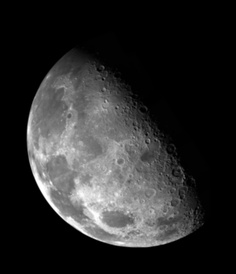
#> input picture 实验/第三章/图 a.jpg, 236 x 274 px, shrunk from 464 x 538 before the run
$ python '作业1_直方图均衡化.py'
#> lines starting #> are read from the running program, lines starting #| are printed output that depends on the picture
#!/usr/bin/env python
# -*- coding: utf-8 -*-
"""
作业1: 直方图均衡化
实现直方图均衡化算法，展示原始图像、直方图、转换函数和增强结果
"""

import numpy as np
import matplotlib.pyplot as plt
from PIL import Image
import os
import matplotlib

# 设置中文字体 - 使用更可靠的方法
matplotlib.rcParams['font.sans-serif'] = ['SimSong']
matplotlib.rcParams['font.family'] = 'sans-serif'
matplotlib.rcParams['axes.unicode_minus'] = False


def calculate_histogram(image):
    """
    计算图像直方图

    Args:
        image: 灰度图像 (H, W) numpy数组

    Returns:
        hist: 直方图数组 (256,)
        bins: 灰度级bins (256,)
    """
    hist, bins = np.histogram(image.flatten(), bins=256, range=(0, 256))
    bins = bins[:-1].astype(int)  # 使用左边界作为bin值
    return hist, bins


def histogram_equalization(image):
    """
    执行直方图均衡化

    Args:
        image: 灰度图像 (H, W) numpy数组

    Returns:
        equalized: 均衡化后的图像
        transform_func: 转换函数 (256,) - CDF映射
    """
    # 计算直方图
    hist, _ = calculate_histogram(image)

    # 计算概率密度函数 (PDF)
    total_pixels = image.shape[0] * image.shape[1]
    pdf = hist / total_pixels

    # 计算累积分布函数 (CDF)
    cdf = np.cumsum(pdf)

    # 归一化CDF到[0, 255]范围，这就是转换函数
    transform_func = np.round(cdf * 255).astype(np.uint8)

    # 应用转换函数进行像素映射
    equalized = transform_func[image]

    return equalized, transform_func


def load_image(image_path):
    """
    加载图像并转换为灰度图

    Args:
        image_path: 图像文件路径

    Returns:
        image: 灰度图像numpy数组
    """
    if not os.path.exists(image_path):
        raise FileNotFoundError(f"图像文件不存在: {image_path}")

    # 使用PIL加载图像
    img = Image.open(image_path)

    # 转换为灰度图
    if img.mode != 'L':
        img = img.convert('L')

    # 转换为numpy数组
    image = np.array(img)

    return image


def visualize_histogram_equalization(original, hist_orig, transform_func,
                                     enhanced, hist_enhanced):
    """
    可视化直方图均衡化结果

    Args:
        original: 原始图像
        hist_orig: 原始直方图
        transform_func: 转换函数
        enhanced: 增强后的图像
        hist_enhanced: 增强后的直方图
    """
    fig = plt.figure(figsize=(16, 10))
    gs = fig.add_gridspec(2, 3, hspace=0.3, wspace=0.3)

    fig.suptitle('直方图均衡化结果', fontsize=16, fontweight='bold')

    # 第一行：原始图像、原始直方图、转换函数
    # 原始图像
    ax1 = fig.add_subplot(gs[0, 0])
    ax1.imshow(original, cmap='gray', vmin=0, vmax=255)
    ax1.set_title('Original Image', fontsize=12, fontweight='bold')
    ax1.axis('off')

    # 原始直方图
    ax2 = fig.add_subplot(gs[0, 1])
    # 使用线条而不是柱状图，更容易看清集中的分布
    ax2.plot(range(256), hist_orig, color='gray', linewidth=1.5)
    ax2.fill_between(range(256), hist_orig, alpha=0.3, color='gray')
    ax2.set_title('Original Histogram', fontsize=12, fontweight='bold')
    ax2.set_xlabel('Gray Level')
    ax2.set_ylabel('Pixel Count')
    ax2.set_xlim([0, 255])
    # 自动调整y轴范围以显示数据
    if hist_orig.max() > 0:
        ax2.set_ylim([0, hist_orig.max() * 1.1])
    ax2.grid(True, alpha=0.3)

    # 添加灰度值分布范围的注释
    nonzero_indices = np.where(hist_orig > 0)[0]
    if len(nonzero_indices) > 0:
        min_gray = nonzero_indices[0]
        max_gray = nonzero_indices[-1]
        range_text = f'Range: [{min_gray}, {max_gray}]'
        ax2.text(0.98, 0.98, range_text, transform=ax2.transAxes,
                fontsize=9, verticalalignment='top', horizontalalignment='right',
                bbox=dict(boxstyle='round', facecolor='yellow', alpha=0.5))

    # 转换函数 (CDF)
    ax3 = fig.add_subplot(gs[0, 2])
    ax3.plot(range(256), transform_func, 'b-', linewidth=2)
    ax3.set_title('Transform Function (CDF)', fontsize=12, fontweight='bold')
    ax3.set_xlabel('Input Gray Level')
    ax3.set_ylabel('Output Gray Level')
    ax3.set_xlim([0, 255])
    ax3.set_ylim([0, 255])
    ax3.grid(True, alpha=0.3)

    # 第二行：增强图像、增强直方图（占两列）
    # 增强图像
    ax4 = fig.add_subplot(gs[1, 0])
    ax4.imshow(enhanced, cmap='gray', vmin=0, vmax=255)
    ax4.set_title('Equalized Image', fontsize=12, fontweight='bold')
    ax4.axis('off')

    # 增强直方图（占两列）
    ax5 = fig.add_subplot(gs[1, 1:])
    # 使用线条而不是柱状图，更容易看清分布
    ax5.plot(range(256), hist_enhanced, color='blue', linewidth=1.5)
    ax5.fill_between(range(256), hist_enhanced, alpha=0.3, color='blue')
    ax5.set_title('Equalized Histogram (More Uniform Distribution)', fontsize=12, fontweight='bold')
    ax5.set_xlabel('Gray Level')
    ax5.set_ylabel('Pixel Count')
    ax5.set_xlim([0, 255])
    # 自动调整y轴范围以显示数据
    if hist_enhanced.max() > 0:
        ax5.set_ylim([0, hist_enhanced.max() * 1.1])
    ax5.grid(True, alpha=0.3)

    # 添加灰度值分布范围的注释
    nonzero_indices = np.where(hist_enhanced > 0)[0]
    if len(nonzero_indices) > 0:
        min_gray = nonzero_indices[0]
        max_gray = nonzero_indices[-1]
        range_text = f'Range: [{min_gray}, {max_gray}]'
        ax5.text(0.98, 0.98, range_text, transform=ax5.transAxes,
                fontsize=9, verticalalignment='top', horizontalalignment='right',
                bbox=dict(boxstyle='round', facecolor='lightblue', alpha=0.5))

    # 添加统计信息作为文本注释
    stats_text = f'Original: mean={np.mean(original):.1f}, std={np.std(original):.1f} | '
    stats_text += f'Equalized: mean={np.mean(enhanced):.1f}, std={np.std(enhanced):.1f}'
    fig.text(0.5, 0.02, stats_text, ha='center', fontsize=10,
             bbox=dict(boxstyle='round', facecolor='wheat', alpha=0.5))

    return fig


def main():
    """主程序"""
    print("=" * 60)
    print("作业1: 直方图均衡化")
    print("=" * 60)

    # 图像路径
    image_path = "../图 a.jpg"
    output_dir = "../输出结果/作业1_直方图均衡化"

    # 创建输出目录
    os.makedirs(output_dir, exist_ok=True)

    try:
        # 1. 加载图像
        print(f"\n1. 加载图像: {image_path}")
        original = load_image(image_path)
#> in load_image, img is the input picture: PIL image 236x274 L; min 0, max 255, mean 42.6
        print(f"   图像尺寸: {original.shape}")
#|    图像尺寸: (274, 236)

        # 2. 计算原始直方图
        print("\n2. 计算原始图像直方图")
        hist_orig, bins = calculate_histogram(original)
#> in calculate_histogram, `hist, bins = np.histogram(image.flatten(), bins=256, range=(0, 256))`: hist = 256 values, max 36291 at index 0, min 8 at index 246, mean 252.6; bins = 257 values from 0 to 256
#> in calculate_histogram, `bins = bins[:-1].astype(int)`: bins = 256 values from 0 to 255
#> hist_orig has the same summary as hist in calculate_histogram; bins = 256 values from 0 to 255

        # 3. 执行直方图均衡化
        print("\n3. 执行直方图均衡化")
        enhanced, transform_func = histogram_equalization(original)
#> in histogram_equalization, `pdf = hist / total_pixels`: pdf = 256 values, max 0.561 at index 0, min 0.000124 at index 246, mean 0.00391
#> in histogram_equalization, `cdf = np.cumsum(pdf)`: cdf = 256 values from 0.561 to 1
#> in histogram_equalization, `transform_func = np.round(cdf * 255).astype(np.uint8)`: transform_func = 256 values from 143 to 255
#> in histogram_equalization, `equalized = transform_func[image]`:
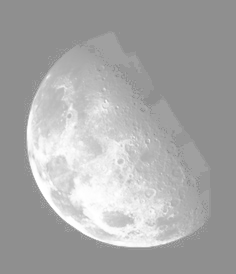
#> equalized: shape (274, 236); min 143, max 255, mean 168
#> transform_func = 256 values from 143 to 255

        # 4. 计算增强后的直方图
        print("\n4. 计算增强后图像直方图")
        hist_enhanced, _ = calculate_histogram(enhanced)
#> hist_enhanced = 256 values, max 36291 at index 143, min 0 at index 0, mean 252.6

        # 5. 可视化结果
        print("\n5. 生成可视化结果")
        fig = visualize_histogram_equalization(
            original, hist_orig, transform_func,
            enhanced, hist_enhanced
        )
#> in visualize_histogram_equalization, `nonzero_indices = np.where(hist_orig > 0)[0]`: nonzero_indices = 256 values from 0 to 255
#> in visualize_histogram_equalization, `min_gray = nonzero_indices[0]`: min_gray = 0
#> in visualize_histogram_equalization, `max_gray = nonzero_indices[-1]`: max_gray = 255
#> in visualize_histogram_equalization, `range_text = f'Range: [{min_gray}, {max_gray}]'`: range_text = 'Range: [0, 255]'
#> in visualize_histogram_equalization, `nonzero_indices = np.where(hist_enhanced > 0)[0]`: nonzero_indices = 98 values from 143 to 255
#> in visualize_histogram_equalization, `min_gray = nonzero_indices[0]`: min_gray = 143
#> in visualize_histogram_equalization, `range_text = f'Range: [{min_gray}, {max_gray}]'`: range_text = 'Range: [143, 255]'
#> in visualize_histogram_equalization, `stats_text = f'Original: mean={np.mean(original):.1f}, std={np.std(ori..`: stats_text = 'Original: mean=42.6, std=64.4 | '

        # 6. 保存结果
        print("\n6. 保存结果")

        # 保存增强图像
        enhanced_img = Image.fromarray(enhanced)
        enhanced_path = os.path.join(output_dir, "增强图像.png")
        enhanced_img.save(enhanced_path)
        print(f"   增强图像已保存: {enhanced_path}")

        # 保存可视化结果
        result_path = os.path.join(output_dir, "完整结果.png")
        fig.savefig(result_path, dpi=150, bbox_inches='tight')
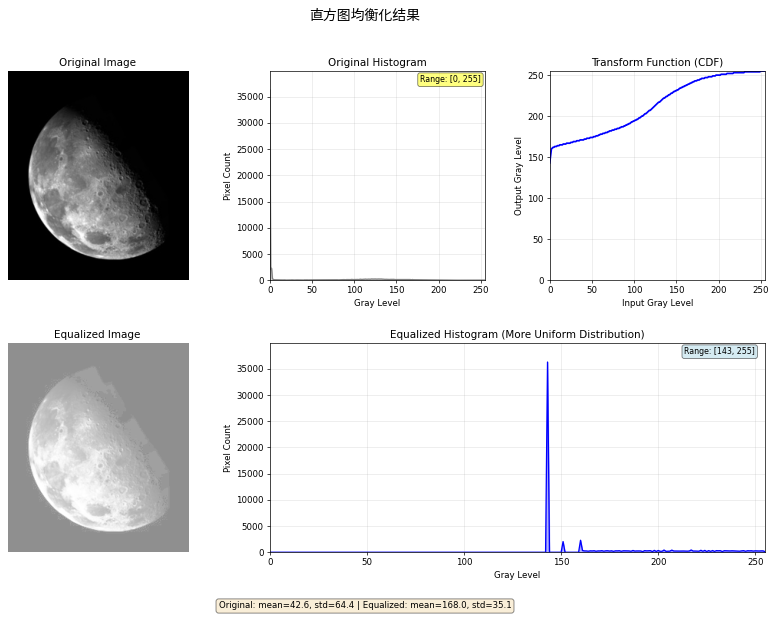
#> figure drawn by matplotlib, 5 panels; panel 2: curve peaks at x = 0, y = 36291; panel 3: curve peaks at x = 250, y = 255; panel 5: curve peaks at x = 143, y = 36291
        print(f"   完整结果已保存: {result_path}")

        print("\n" + "=" * 60)
        print("处理完成！")
        print("=" * 60)

        # 显示图像
        plt.show()

    except Exception as e:
        print(f"\n错误: {e}")
        import traceback
        traceback.print_exc()


if __name__ == "__main__":
    main()

$ run again, with 实验/第三章/图 b.jpg copied over 实验/第三章/图 a.jpg
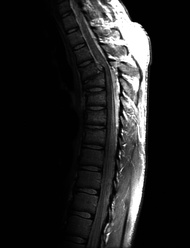
#> input picture 实验/第三章/图 b.jpg, 190 x 248 px, shrunk from 373 x 488 before the run
#> in load_image, img is the input picture: PIL image 190x248 L; min 0, max 255, mean 32.6
#|    图像尺寸: (248, 190)
#> in calculate_histogram, `hist, bins = np.histogram(image.flatten(), bins=256, range=(0, 256))`: hist = 256 values, max 26355 at index 1, min 8 at index 189, mean 184.1; bins = 257 values from 0 to 256
#> in calculate_histogram, `bins = bins[:-1].astype(int)`: bins = 256 values from 0 to 255
#> in main, `hist_orig, bins = calculate_histogram(original)`: hist_orig has the same summary as hist in calculate_histogram
#> pdf = 256 values, max 0.559 at index 1, min 0.00017 at index 189, mean 0.00391
#> cdf = 256 values from 0.0119 to 1
#> in histogram_equalization, `transform_func = np.round(cdf * 255).astype(np.uint8)`: transform_func = 256 values from 3 to 255
#> in histogram_equalization, `equalized = transform_func[image]`:
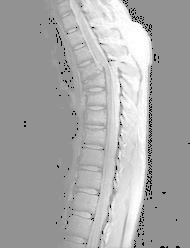
#> equalized: shape (248, 190); min 3, max 255, mean 167.9
#> hist_enhanced = 256 values, max 26355 at index 146, min 0 at index 0, mean 184.1
#> in visualize_histogram_equalization, `nonzero_indices = np.where(hist_orig > 0)[0]`: nonzero_indices = 256 values from 0 to 255
#> in visualize_histogram_equalization, `min_gray = nonzero_indices[0]`: min_gray = 0
#> max_gray = 255
#> in visualize_histogram_equalization, `range_text = f'Range: [{min_gray}, {max_gray}]'`: range_text = 'Range: [0, 255]'
#> in visualize_histogram_equalization, `nonzero_indices = np.where(hist_enhanced > 0)[0]`: nonzero_indices = 88 values from 3 to 255
#> in visualize_histogram_equalization, `min_gray = nonzero_indices[0]`: min_gray = 3
#> in visualize_histogram_equalization, `range_text = f'Range: [{min_gray}, {max_gray}]'`: range_text = 'Range: [3, 255]'
#> stats_text = 'Original: mean=32.6, std=64.4 | '
